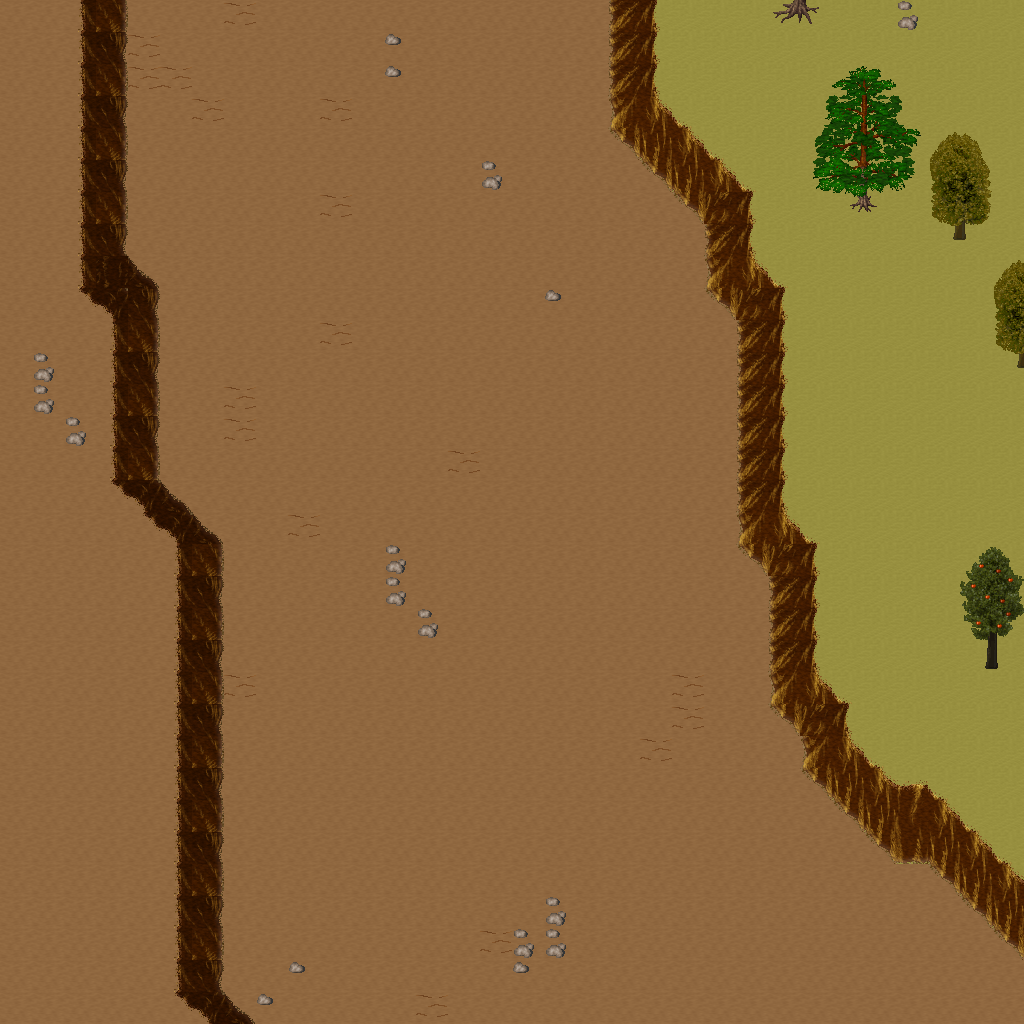

Rendered tile map (Tiled .tmx) drawn with the repository's tilesets; below, a short description and the map source with its tile grids summarised:
An orthogonal 32x32 tile map with 32x32 px tiles, 5 tile layers (Ground, Objects, Objects2, Above, ...), 1 hidden layer not drawn, 17 tilesets.

<map version="1.10" tiledversion="1.11.0" orientation="orthogonal" renderorder="right-down" width="32" height="32" tilewidth="32" tileheight="32" infinite="0" nextlayerid="11" nextobjectid="1">
 <tileset firstgid="1" name="ground_ground" tilewidth="32" tileheight="32" tilecount="33" columns="3">
  <image source="../drawable/ground_ground.png" width="96" height="352" />
 </tileset>
 <tileset firstgid="34" name="ground_rock_pebbles" tilewidth="32" tileheight="32" tilecount="3" columns="1">
  <image source="../drawable/ground_rock_pebbles.png" width="32" height="96" />
 </tileset>
 <tileset firstgid="37" name="ground_grass_edges" tilewidth="32" tileheight="32" tilecount="36" columns="12">
  <image source="../drawable/ground_grass_edges.png" width="384" height="96" />
 </tileset>
 <tileset firstgid="73" name="plant_flower_daisy_white" tilewidth="32" tileheight="32" tilecount="8" columns="2">
  <image source="../drawable/plant_flower_daisy_white.png" width="64" height="128" />
 </tileset>
 <tileset firstgid="81" name="ground_ridge_earth_dark" tilewidth="32" tileheight="32" tilecount="96" columns="12">
  <image source="../drawable/ground_ridge_earth_dark.png" width="384" height="256" />
 </tileset>
 <tileset firstgid="177" name="plant_grasses" tilewidth="32" tileheight="32" tilecount="6" columns="3">
  <image source="../drawable/plant_grasses.png" width="96" height="64" />
 </tileset>
 <tileset firstgid="183" name="ground_earth_edges" tilewidth="32" tileheight="32" tilecount="18" columns="6">
  <image source="../drawable/ground_earth_edges.png" width="192" height="96" />
 </tileset>
 <tileset firstgid="201" name="ground_pothole" tilewidth="32" tileheight="32" tilecount="4" columns="4">
  <image source="../drawable/ground_pothole.png" width="128" height="32" />
 </tileset>
 <tileset firstgid="205" name="item_statue_green_stone_3" tilewidth="32" tileheight="32" tilecount="3" columns="1">
  <image source="../drawable/item_statue_green_stone_3.png" width="32" height="96" />
 </tileset>
 <tileset firstgid="208" name="ground_rock_rocks_2" tilewidth="32" tileheight="32" tilecount="4" columns="2">
  <image source="../drawable/ground_rock_rocks_2.png" width="64" height="64" />
 </tileset>
 <tileset firstgid="212" name="logic_creature_animal" tilewidth="32" tileheight="32" tilecount="32" columns="8">
  <image source="../drawable/logic_creature_animal.png" width="256" height="128" />
 </tileset>
 <tileset firstgid="244" name="logic_collision" tilewidth="32" tileheight="32" tilecount="1" columns="1">
  <image source="../drawable/logic_collision.png" width="32" height="32" />
 </tileset>
 <tileset firstgid="245" name="plant_tree_taller_trees" tilewidth="32" tileheight="32" tilecount="32" columns="8">
  <image source="../drawable/plant_tree_taller_trees.png" width="256" height="128" />
 </tileset>
 <tileset firstgid="277" name="plant_tree_spruce" tilewidth="32" tileheight="32" tilecount="6" columns="2">
  <image source="../drawable/plant_tree_spruce.png" width="64" height="96" />
 </tileset>
 <tileset firstgid="283" name="plant_bush_bush_mult_colored" tilewidth="32" tileheight="32" tilecount="6" columns="3">
  <image source="../drawable/plant_bush_bush_mult_colored.png" width="96" height="64" />
 </tileset>
 <tileset firstgid="289" name="plant_tree_pine_tree" tilewidth="32" tileheight="32" tilecount="20" columns="4">
  <image source="../drawable/plant_tree_pine_tree.png" width="128" height="160" />
 </tileset>
 <tileset firstgid="309" name="plant_tree_pine_tree_1" tilewidth="32" tileheight="32" tilecount="20" columns="4">
  <image source="../drawable/plant_tree_pine_tree_1.png" width="128" height="160" />
 </tileset>
 <layer id="1" name="Ground" width="32" height="32">
  <data>[1024 cells, 1024 non-empty, 2 distinct tile ids]</data>
 </layer>
 <layer id="2" name="Objects" width="32" height="32">
  <data>[1024 cells, 195 non-empty, 29 distinct tile ids]</data>
 </layer>
 <layer id="3" name="Objects2" width="32" height="32">
  <data>[1024 cells, 0 non-empty, 0 distinct tile ids]</data>
 </layer>
 <layer id="4" name="Above" width="32" height="32">
  <data>[1024 cells, 30 non-empty, 27 distinct tile ids]</data>
 </layer>
 <layer id="5" name="Above2" width="32" height="32">
  <data>[1024 cells, 0 non-empty, 0 distinct tile ids]</data>
 </layer>
 <layer id="6" name="Walkable" width="32" height="32" visible="0">
  <data>[1024 cells, 150 non-empty, 1 distinct tile ids]</data>
 </layer>
 <objectgroup id="7" name="Mapevents" />
 <objectgroup id="8" name="Spawn" />
 <objectgroup id="9" name="Keys" />
 <objectgroup id="10" name="Replace" />
</map>
